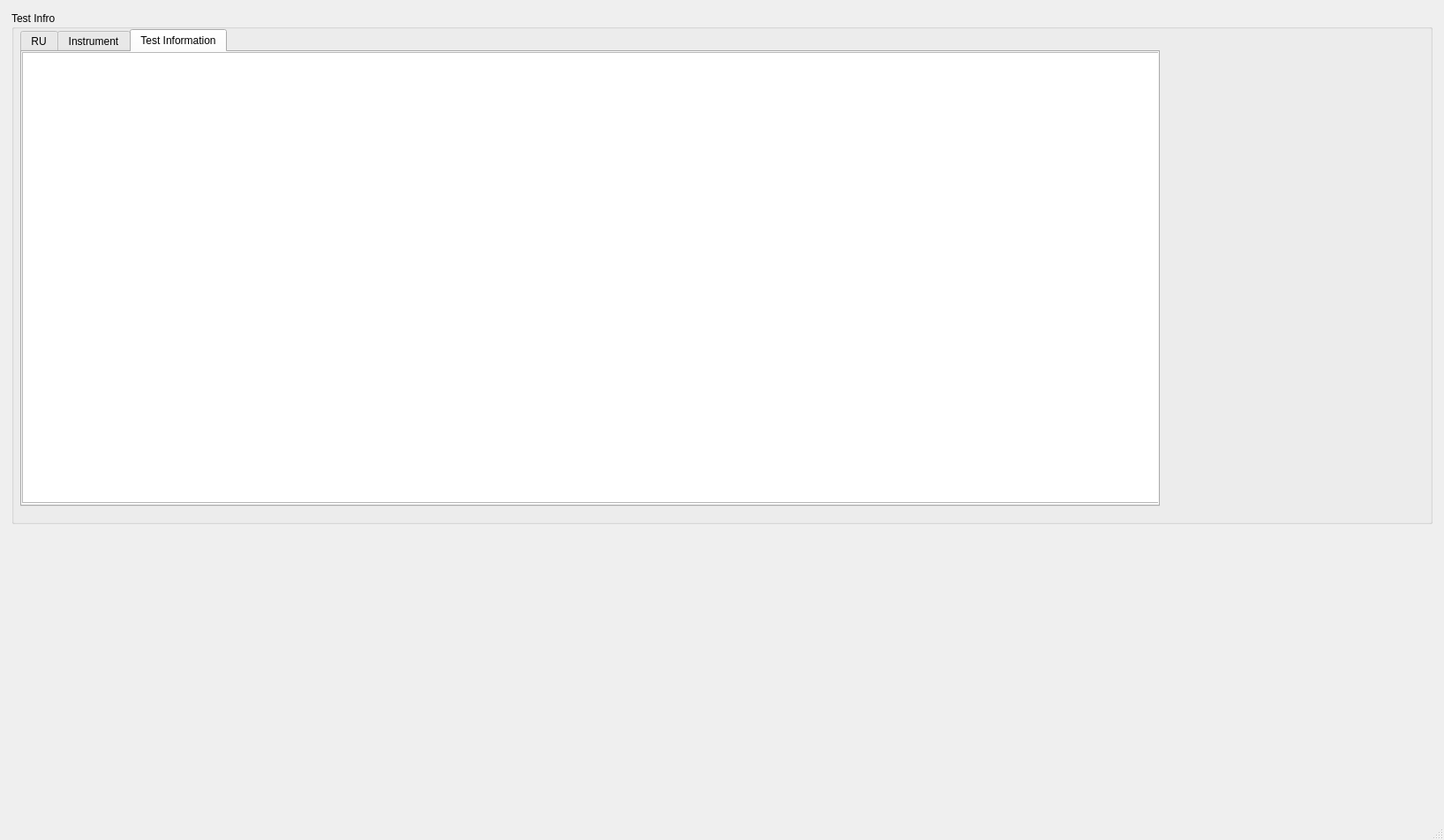
<?xml version="1.0" encoding="UTF-8"?>
<ui version="4.0">
 <class>MainWindow</class>
 <widget class="QMainWindow" name="MainWindow">
  <property name="geometry">
   <rect>
    <x>0</x>
    <y>0</y>
    <width>1636</width>
    <height>952</height>
   </rect>
  </property>
  <property name="windowTitle">
   <string>MainWindow</string>
  </property>
  <widget class="QWidget" name="centralwidget">
   <widget class="QGroupBox" name="groupBox">
    <property name="geometry">
     <rect>
      <x>13</x>
      <y>13</y>
      <width>1610</width>
      <height>581</height>
     </rect>
    </property>
    <property name="title">
     <string>Test Infro</string>
    </property>
    <widget class="QTabWidget" name="tabWidget">
     <property name="geometry">
      <rect>
       <x>10</x>
       <y>20</y>
       <width>1291</width>
       <height>541</height>
      </rect>
     </property>
     <property name="currentIndex">
      <number>2</number>
     </property>
     <widget class="QWidget" name="tab">
      <attribute name="title">
       <string>RU</string>
      </attribute>
     </widget>
     <widget class="QWidget" name="tab_2">
      <attribute name="title">
       <string>Instrument</string>
      </attribute>
     </widget>
     <widget class="QWidget" name="tab_3">
      <attribute name="title">
       <string>Test Information</string>
      </attribute>
      <widget class="QTableView" name="tableView">
       <property name="geometry">
        <rect>
         <x>0</x>
         <y>0</y>
         <width>1291</width>
         <height>511</height>
        </rect>
       </property>
      </widget>
     </widget>
    </widget>
   </widget>
  </widget>
  <widget class="QMenuBar" name="menubar">
   <property name="geometry">
    <rect>
     <x>0</x>
     <y>0</y>
     <width>1636</width>
     <height>30</height>
    </rect>
   </property>
  </widget>
  <widget class="QStatusBar" name="statusbar"/>
 </widget>
 <resources/>
 <connections/>
</ui>
